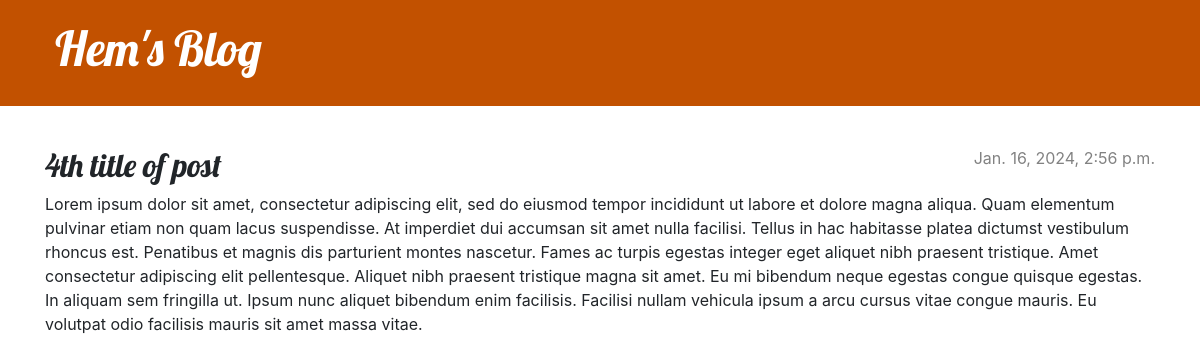
/post/5/, run on an earlier commit of the app's database.
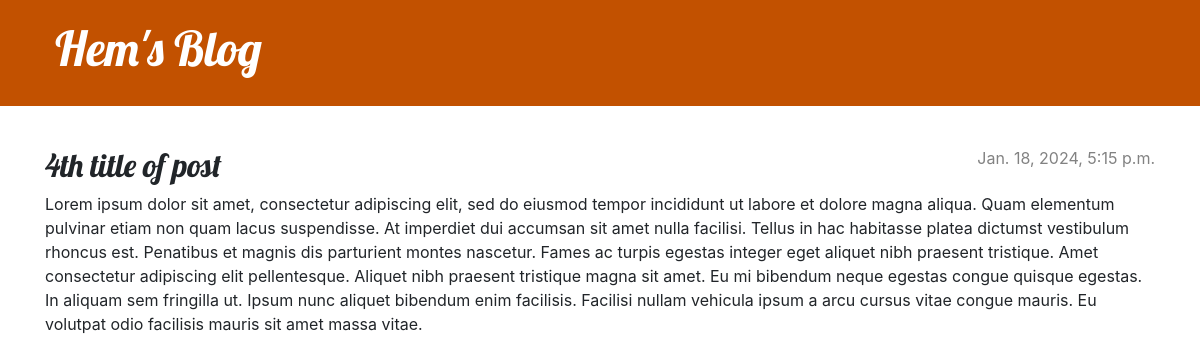
And on a later commit of the database.
### blog/models.py (models this page shows, shortened)
class Post(models.Model):
    author = models.ForeignKey(settings.AUTH_USER_MODEL, on_delete=models.CASCADE)
    title = models.CharField(max_length=200)
    text = models.TextField()
    created_date = models.DateTimeField(default=timezone.now)
    published_date = models.DateTimeField(blank=True, null=True)

### blog/views.py (the view)
# urls.py: path('post/<int:pk>/', views.post_detail, name="post_detail"),
def post_detail(request, pk):
    post = get_object_or_404(Post, pk=pk)
    return render(request, 'blog/post_details.html', {'post':post})

### blog/templates/blog/post_details.html (shortened to what this page needs)
{% extends 'blog/base.html' %}
{% block content %}
    <article class="post">
        {% if post.published_date %}
            <div class="date">
                {{ post.published_date }}
            </div>
        {% else %}
            <a class="btn btn-default" href="{% url 'post_publish' pk=post.pk %}">Publish</a>
        {% endif %}
        <h2>{{ post.title }}</h2>
        <p>{{ post.text|linebreaksbr }}</p>
    </article>
{% endblock %}

### blog/templates/blog/base.html (shortened to what this page needs)
{% load static %}
<!DOCTYPE html>
<html>
    <head>
        <link rel="stylesheet" href="https://stackpath.bootstrapcdn.com/bootstrap/4.1.0/css/bootstrap.min.css">
        <link href="https://maxcdn.bootstrapcdn.com/font-awesome/4.7.0/css/font-awesome.min.css" rel="stylesheet">
        <link rel="stylesheet" href="{% static 'css/blog.css' %}" type="text/css">
    </head>
    <body>
        <header class="page-header">
          <div class="container">
              <h1><a href="/">Hem's Blog</a></h1>
          </div>
        </header>
        <main class="container">
            <div class="row">
                <div class="col">
                    {% block content %}
                    {% endblock %}
                </div>
            </div>
        </main>
    </body>
</html>

### static/css/blog.css (style rules this page uses)
.page-header { background-color: #C25100; margin-top: 0; margin-bottom: 40px; padding: 20px 20px 20px 40px; }
.page-header h1, .page-header h1 a, .page-header h1 a:visited, .page-header h1 a:active { color: #ffffff; font-size: 36pt; text-decoration: none; }
h1, h2, h3, h4 { font-family: 'Lobster', cursive; }
.date { color: #828282; }
.post { margin-bottom: 70px; }
.post > .date, .post > .actions { float: right; }

What changed in the data, as far as the page shows it:
changed Post "4th title of post": published_date "Jan. 16, 2024, 2:56 p.m." → "Jan. 18, 2024, 5:15 p.m."
